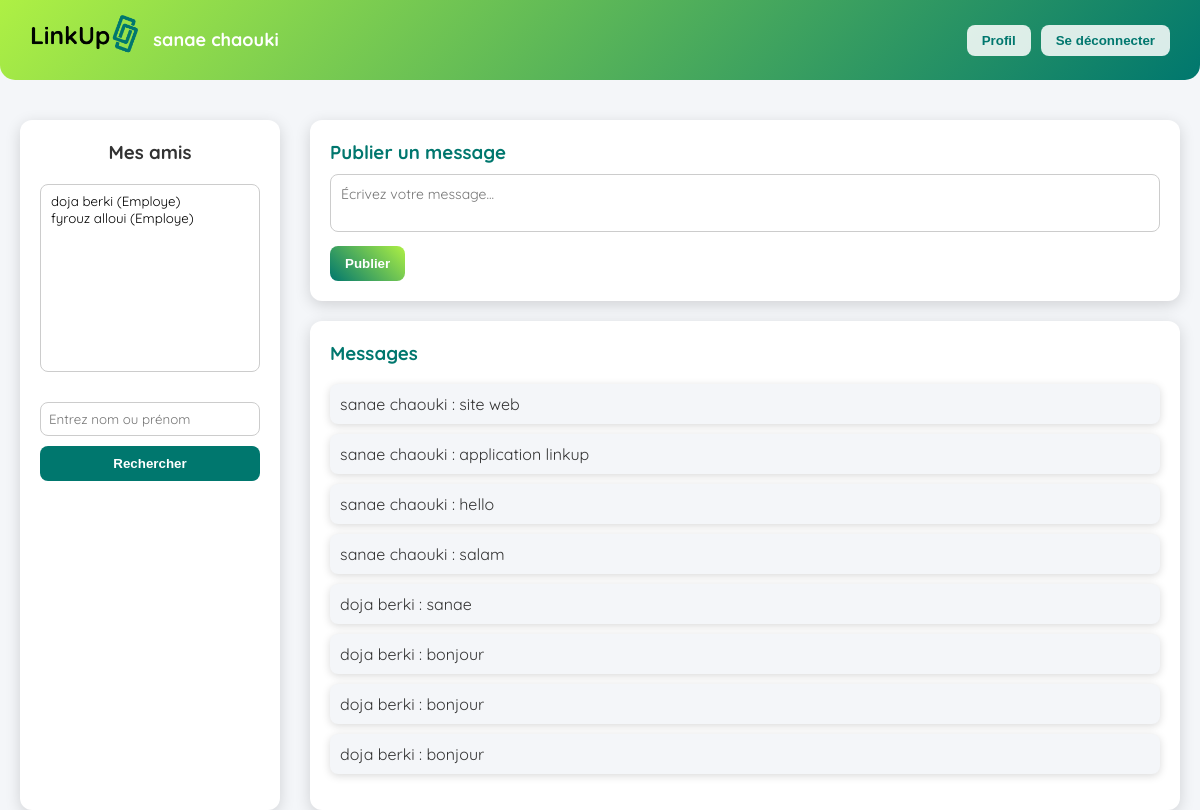
The page /welcome/ (signed in) on the database its author committed.
### authoo/models.py (models this page shows, shortened)
class Message(models.Model):
    user = models.ForeignKey(User, on_delete=models.CASCADE, related_name='messages')
    content = models.TextField()
    created_at = models.DateTimeField(auto_now_add=True)

### authoo/views.py (the view)
# urls.py: path('welcome/', views.welcome, name='welcome'),  # page après connexion
@login_required
def welcome(request):
    user = request.user
    profile_info = ""
    try:
        etudiant = Etudiant.objects.get(user=user)
        titre = "Étudiante" if getattr(etudiant, 'sexe', '') == 'F' else "Étudiant"
        profile_info = f"{titre} en {etudiant.niveau} {etudiant.cursus}"
    except Etudiant.DoesNotExist:
        try:
            employe = Employe.objects.get(user=user)
            profile_info = f"Employé - Poste : {employe.job} - Office : {employe.office}"
        except Employe.DoesNotExist:
            pass
    if request.method == "POST":
        friend_id = request.POST.get("add_friend_id")
        if friend_id:
            if int(friend_id) != user.id:
                Friend.objects.get_or_create(user=user, friend_id=int(friend_id))
        keyword = request.POST.get("search")
        search_result = None
        search_msg = ""
        if keyword:
            etu = Etudiant.objects.filter(Q(nom__icontains=keyword) | Q(prenom__icontains=keyword)).first()
            emp = None
            if not etu:
                emp = Employe.objects.filter(Q(nom__icontains=keyword) | Q(prenom__icontains=keyword)).first()
            if etu:
                search_result = {"id": etu.user.id, "nom": etu.nom, "prenom": etu.prenom, "type": "Etudiant"}
            elif emp:
                search_result = {"id": emp.user.id, "nom": emp.nom, "prenom": emp.prenom, "type": "Employe"}
            else:
                search_msg = "Aucun utilisateur trouvé"
        content = request.POST.get("message_content")
        if content:
            Message.objects.create(user=user, content=content)
    else:
        search_result = None
        search_msg = ""
    friends = Friend.objects.filter(user=user).select_related("friend")
    friends_with_type = []
    for f in friends:
        if Etudiant.objects.filter(user=f.friend).exists():
            f.type = "Etudiant"
        else:
            f.type = "Employe"
        friends_with_type.append(f)
    messages = Message.objects.all().order_by('-created_at')  # dernier message en premier
    context = {
        "friends": friends_with_type,
        "profile_info": profile_info,
        "search_result": search_result,
        "search_msg": search_msg,
        "messages": messages,
    }
    return render(request, "welcome.html", context)

### auth_app/authoo/templates/welcome.html (shortened to what this page needs)
{% load static %}
<!DOCTYPE html>
<html lang="fr">
<head>
</head>
<body>
<header>
    <div class="header-left">
        <img src="{% static 'images/linkup logo 2.png' %}" alt="Logo">
        <span>
            {{ request.user.first_name }} {{ request.user.last_name }}
        </span>
    </div>
    <div class="header-right">
        <a href="{% url 'profile' request.user.username %}"><button>Profil</button></a>
        <button id="logoutBtn">Se déconnecter</button>
    </div>
</header>
<div class="main-layout">
    <div class="friends-zone">
        <h3>Mes amis</h3>
        <select id="friendsList" size="10">
            {% for f in friends %}
                <option value="{{ f.friend.id }}">{{ f.friend.first_name }} {{ f.friend.last_name }} ({{ f.type }})</option>
            {% empty %}
                <option>Aucun ami pour l'instant</option>
            {% endfor %}
        </select>
        <form method="POST">
            <input type="text" name="search" placeholder="Entrez nom ou prénom">
            <button type="submit">Rechercher</button>
        </form>
    </div>
    <div class="messages-area">
        <div class="publish-message">
            <h3>Publier un message</h3>
            <form method="POST">
                <textarea name="message_content" rows="2" placeholder="Écrivez votre message..." required></textarea>
                <button type="submit" name="publish_message">Publier</button>
            </form>
        </div>
        <div class="messages-list">
            <h3>Messages</h3>
            <ul>
                {% for msg in messages %}
                    <li>{{ msg.user.first_name }} {{ msg.user.last_name }} : {{ msg.content }}</li>
                {% empty %}
                    <li>Aucun message publié pour l'instant.</li>
                {% endfor %}
            </ul>
        </div>
    </div>
</div>
</body>
</html>

### auth_app/authoo/templates/welcome.html (style rules this page uses)
:root { --primary: #00776E; --secondary: #aef044; --bg-light: #f4f6f9; --btn-light: rgba(255,255,255,0.85); --btn-hover: rgba(255,255,255,1); --card-bg: #fff; --card-shadow: rgba(0,0,0,0.15); --text-dark: #333; }
* { box-sizing: border-box; }
body { margin: 0; font-family: "Quicksand", sans-serif; background-color: var(--bg-light); }
header { background: linear-gradient(135deg, var(--secondary), var(--primary)); color: white; padding: 15px 30px; display: flex; align-items: center; justify-content: space-between; border-bottom-left-radius: 15px; border-bottom-right-radius: 15px; position: fixed; top: 0; left: 0; right: 0; z-index: 100; }
.header-left { display: flex; align-items: center; }
.header-left img { height: 50px; margin-right: 15px; }
.header-left span { font-size: 18px; font-weight: 700; line-height: 1.3; }
.header-right { display: flex; align-items: center; gap: 10px; }
.header-right a button, .header-right button { padding: 8px 15px; border: none; border-radius: 8px; background-color: var(--btn-light); color: var(--primary); cursor: pointer; font-weight: 600; transition: all 0.3s ease; }
.main-layout { display: flex; margin-top: 120px; gap: 30px; padding: 0 20px; }
.friends-zone { width: 260px; background-color: var(--card-bg); padding: 20px; border-radius: 12px; box-shadow: 0 4px 15px var(--card-shadow); display: flex; flex-direction: column; gap: 10px; }
.friends-zone h3 { margin: 0 0 10px; color: var(--text-dark); text-align: center; }
.friends-zone select, .friends-zone input[type="text"] { width: 100%; padding: 8px; border-radius: 8px; border: 1px solid #ccc; font-family: inherit; margin-bottom: 10px; }
.friends-zone button { width: 100%; padding: 10px; border: none; border-radius: 8px; background-color: var(--primary); color: white; font-weight: 600; cursor: pointer; transition: all 0.3s ease; }
.messages-area { flex: 1; display: flex; flex-direction: column; gap: 20px; }
.publish-message { background-color: var(--card-bg); padding: 20px; border-radius: 12px; box-shadow: 0 4px 15px var(--card-shadow); }
.publish-message h3 { margin-top: 0; margin-bottom: 10px; color: var(--primary); }
.publish-message textarea { width: 100%; padding: 10px; font-size: 14px; border-radius: 8px; border: 1px solid #ccc; resize: none; font-family: inherit; }
.publish-message button { padding: 10px 15px; margin-top: 10px; border: none; border-radius: 8px; background: linear-gradient(45deg, var(--primary), var(--secondary)); color: white; font-weight: 600; cursor: pointer; transition: all 0.3s ease; }
.messages-list { background-color: var(--card-bg); padding: 20px; border-radius: 12px; box-shadow: 0 4px 15px var(--card-shadow); }
.messages-list h3 { color: var(--primary); margin-top: 0; }
.messages-list ul { list-style: none; padding: 0; }
.messages-list li { background: var(--bg-light); padding: 10px; margin-bottom: 10px; border-radius: 8px; box-shadow: 0 2px 8px var(--card-shadow); color: var(--text-dark); }

### rows shown on the page
Message: user.first_name "sanae", user.last_name "chaouki", content "site web"
Message: user.first_name "sanae", user.last_name "chaouki", content "application linkup"
Message: user.first_name "sanae", user.last_name "chaouki", content "hello"
Message: user.first_name "sanae", user.last_name "chaouki", content "salam"
Message: user.first_name "doja", user.last_name "berki", content "sanae"
Message: user.first_name "doja", user.last_name "berki", content "bonjour"
Message: user.first_name "doja", user.last_name "berki", content "bonjour"
Message: user.first_name "doja", user.last_name "berki", content "bonjour"

### other values the page prints
{{ request.user.first_name }} "sanae"
{{ request.user.last_name }} "chaouki"
